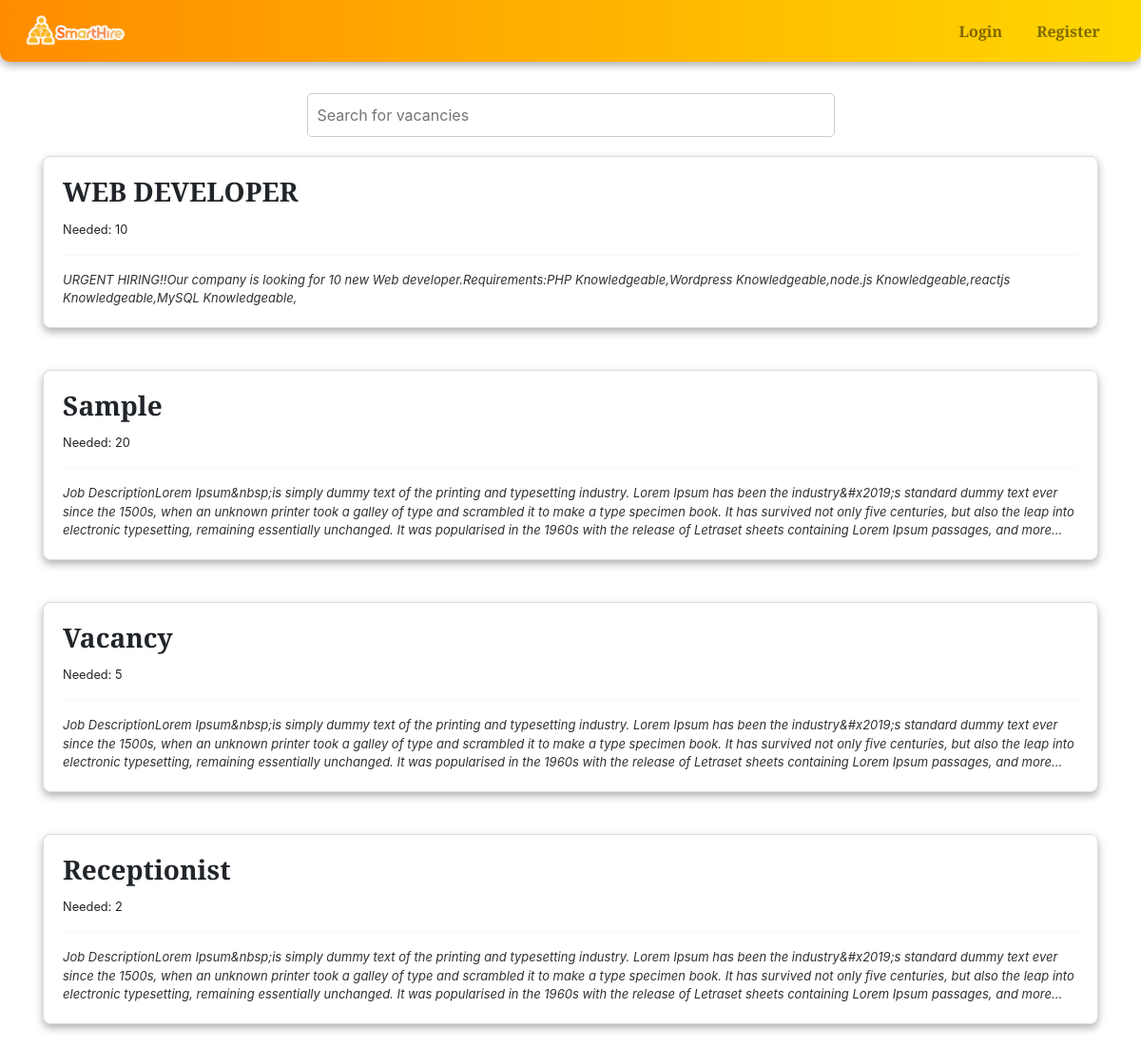
Before: / with the older database file.
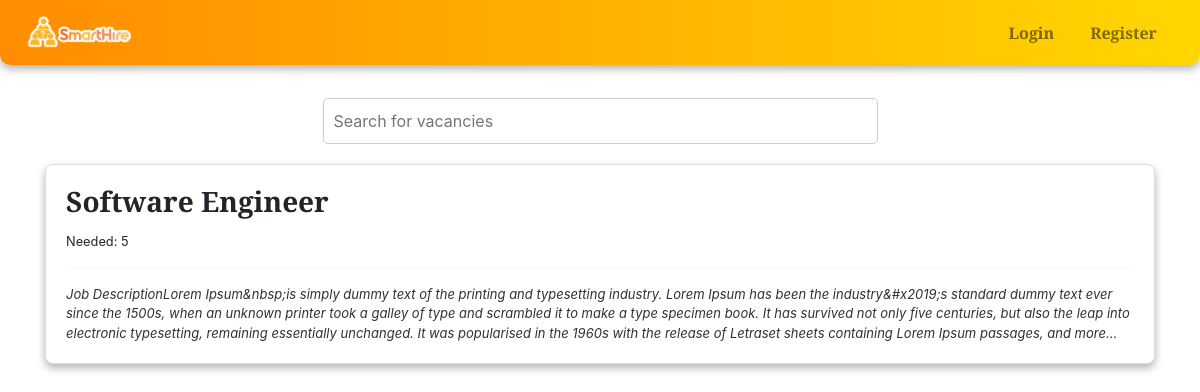
After: the same page with the newer database file.
### tables this page shows
CREATE TABLE `vacancy` (
  `id` int(30) NOT NULL,
  `position` varchar(200) NOT NULL,
  `availability` int(30) NOT NULL,
  `description` text NOT NULL,
  `status` tinyint(1) NOT NULL DEFAULT 1,
  `date_created` datetime NOT NULL DEFAULT current_timestamp()
);

### home.php (the view, shortened to what this page needs)
<?php
include 'admin/db_connect.php';
?>
<link rel="stylesheet" href="styles.css">
<div class="container pt-2">
    <div class="search-container">
        <input type="text" id="searchBar" placeholder="Search for vacancies" onkeyup="filterVacancies()">
    </div>
    <?php
    $vacancy = $conn->query("SELECT * FROM vacancy ORDER BY date(date_created) DESC");
    while ($row = $vacancy->fetch_assoc()):
        $trans = get_html_translation_table(HTML_ENTITIES, ENT_QUOTES);
        unset($trans["\""], $trans["<"], $trans[">"], $trans["<h2"]);
        $desc = strtr(html_entity_decode($row['description']), $trans);
        $desc = str_replace(array("<li>", "</li>"), array("", ","), $desc);
    ?>
    <div class="card vacancy-list" data-id="<?php echo $row['id'] ?>">
        <div class="card-body">
            <h3><b class="filter-txt"><?php echo $row['position'] ?></b></h3>
            <span><small>Needed: <?php echo $row['availability'] ?></small></span>
            <hr>
            <span class="truncate filter-txt"><?php echo strip_tags($desc) ?></span>
        </div>
    </div>
    <br>
    <?php endwhile; ?>
</div>

### index.php (shortened to what this page needs)
<!DOCTYPE html>
<html lang="en">
<?php
include('header.php');
?>
<nav class="navbar navbar-expand-lg navbar-light fixed-top" style="padding:10px; background: linear-gradient(to right, #ff8c00, #ffd700); border-bottom-left-radius: 10px; border-bottom-right-radius: 10px; box-shadow: 0 4px 8px rgba(0, 0, 0, 0.3);">
    <div class="container-fluid">
        <a class="navbar-brand text-white" href="#">
            <img src="assets/img/smarthire.png" alt="SmartHire Logo" style="height:35px; width:auto;">
        </a>
        <div class="collapse navbar-collapse justify-content-end" id="navbarNav">
            <ul class="navbar-nav align-items-center">
                <?php if (!isset($_SESSION['loggedin']) || $_SESSION['loggedin'] !== true) : ?>
                    <li class="nav-item">
                        <a href="user_login.php" class="nav-link">Login</a>
                    </li>
                    <li class="nav-item">
                        <a href="register.php" class="nav-link">Register</a>
                    </li>
                <?php endif; ?>
            </ul>
        </div>
    </div>
</nav>
<?php
$page = isset($_GET['page']) ? $_GET['page'] : "home";
include $page . '.php';
?>
</html>

### header.php (shortened to what this page needs)
<link href="https://cdnjs.cloudflare.com/ajax/libs/magnific-popup.js/1.1.0/magnific-popup.min.css" rel="stylesheet" />
<link href="admin/assets/vendor/bootstrap-datepicker/css/bootstrap-datepicker.css" rel="stylesheet" />
<link href="css/styles.css" rel="stylesheet" />
 <link href="admin/assets/css/select2.min.css" rel="stylesheet">
<link href="https://cdn.jsdelivr.net/npm/bootstrap@5.3.0-alpha1/dist/css/bootstrap.min.css" rel="stylesheet">

### index.php (style rules this page uses)
a.nav-link { color: white; text-decoration: none; margin: 0 10px; font-weight: bold; }

### home.php (style rules this page uses)
.vacancy-list { cursor: pointer; margin-top: 20px; width: 100%; background-color: #fff; border: 1px solid #ddd; border-radius: 8px; box-shadow: 0 4px 8px rgba(0, 0, 0, 0.3); overflow: hidden; }
.search-container { text-align: center; margin-top: 90px; }
#searchBar { width: 50%; padding: 10px; font-size: 16px; border: 1px solid #ccc; border-radius: 5px; }

Changed rows visible on the page:
removed vacancy: position "WEB DEVELOPER", availability "10", description "URGENT HIRING!!Our company is looking for 10 new Web developer.Requirements:PHP Knowledgeable,Wordpress Knowledgeable,node.js Knowledgeable,reactjs Knowledgeable,MySQL Knowledgeable,"
removed vacancy: position "Sample", availability "20", description "Job DescriptionLorem Ipsum&nbsp;is simply dummy text of the printing and typesetting industry. Lorem Ipsum has been the industry&#x2019;s standard dummy text ever since the 1500s, when an unknown printer took a galley of type and scrambled it to make a type specimen book. It has survived not only five centuries, but also the leap into electronic typesetting, remaining essentially unchanged. It was popularised in the 1960s with the release of Letraset sheets containing Lorem Ipsum passages, and…"
removed vacancy: position "Receptionist", availability "2", description "Job DescriptionLorem Ipsum&nbsp;is simply dummy text of the printing and typesetting industry. Lorem Ipsum has been the industry&#x2019;s standard dummy text ever since the 1500s, when an unknown printer took a galley of type and scrambled it to make a type specimen book. It has survived not only five centuries, but also the leap into electronic typesetting, remaining essentially unchanged. It was popularised in the 1960s with the release of Letraset sheets containing Lorem Ipsum passages, and…"
changed vacancy: position "Vacancy" → "Software Engineer"
